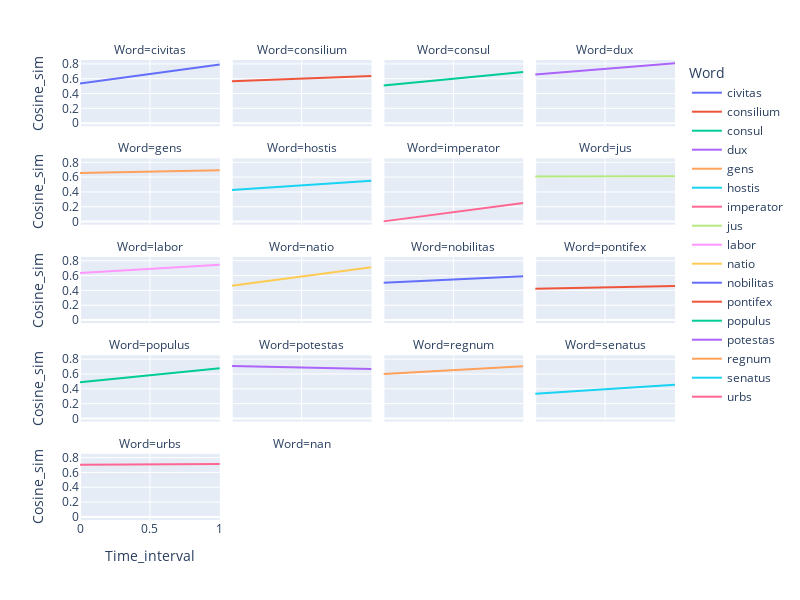

Here is the notebook cell this chart was saved with:
### Code cell
fig = px.line(time_series_df1_socpol_sel.sort_values("Word"), x='Time_interval', y='Cosine_sim', color = "Word",
              facet_col="Word", facet_col_wrap=4
             )
fig.update_layout(height=600, width=800)
fig.show()

### Figure 1 — Plotly figure (JSON) as saved in the notebook; plotly's stock layout.template omitted (floating-point values rounded to 4 significant figures)
{"data": [{"hovertemplate": "Word=civitas<br>Time_interval=%{x}<br>Cosine_sim=%{y}<extra></extra>", "legendgroup": "civitas", "line": {"color": "#636efa", "dash": "solid"}, "marker": {"symbol": "circle"}, "mode": "lines", "name": "civitas", "orientation": "v", "showlegend": true, "type": "scatter", "x": [1, 0], "xaxis": "x17", "y": [0.7914, 0.5349], "yaxis": "y17"}, {"hovertemplate": "Word=consilium<br>Time_interval=%{x}<br>Cosine_sim=%{y}<extra></extra>", "legendgroup": "consilium", "line": {"color": "#EF553B", "dash": "solid"}, "marker": {"symbol": "circle"}, "mode": "lines", "name": "consilium", "orientation": "v", "showlegend": true, "type": "scatter", "x": [0, 1], "xaxis": "x18", "y": [0.5671, 0.6361], "yaxis": "y18"}, {"hovertemplate": "Word=consul<br>Time_interval=%{x}<br>Cosine_sim=%{y}<extra></extra>", "legendgroup": "consul", "line": {"color": "#00cc96", "dash": "solid"}, "marker": {"symbol": "circle"}, "mode": "lines", "name": "consul", "orientation": "v", "showlegend": true, "type": "scatter", "x": [1, 0], "xaxis": "x19", "y": [0.6909, 0.5066], "yaxis": "y19"}, {"hovertemplate": "Word=dux<br>Time_interval=%{x}<br>Cosine_sim=%{y}<extra></extra>", "legendgroup": "dux", "line": {"color": "#ab63fa", "dash": "solid"}, "marker": {"symbol": "circle"}, "mode": "lines", "name": "dux", "orientation": "v", "showlegend": true, "type": "scatter", "x": [0, 1], "xaxis": "x20", "y": [0.6555, 0.8076], "yaxis": "y20"}, {"hovertemplate": "Word=gens<br>Time_interval=%{x}<br>Cosine_sim=%{y}<extra></extra>", "legendgroup": "gens", "line": {"color": "#FFA15A", "dash": "solid"}, "marker": {"symbol": "circle"}, "mode": "lines", "name": "gens", "orientation": "v", "showlegend": true, "type": "scatter", "x": [1, 0], "xaxis": "x13", "y": [0.6923, 0.6549], "yaxis": "y13"}, {"hovertemplate": "Word=hostis<br>Time_interval=%{x}<br>Cosine_sim=%{y}<extra></extra>", "legendgroup": "hostis", "line": {"color": "#19d3f3", "dash": "solid"}, "marker": {"symbol": "circle"}, "mode": "lines", "name": "hostis", "orientation": "v", "showlegend": true, "type": "scatter", "x": [0, 1], "xaxis": "x14", "y": [0.425, 0.5499], "yaxis": "y14"}, {"hovertemplate": "Word=imperator<br>Time_interval=%{x}<br>Cosine_sim=%{y}<extra></extra>", "legendgroup": "imperator", "line": {"color": "#FF6692", "dash": "solid"}, "marker": {"symbol": "circle"}, "mode": "lines", "name": "imperator", "orientation": "v", "showlegend": true, "type": "scatter", "x": [0, 1], "xaxis": "x15", "y": [0.003009, 0.2523], "yaxis": "y15"}, {"hovertemplate": "Word=jus<br>Time_interval=%{x}<br>Cosine_sim=%{y}<extra></extra>", "legendgroup": "jus", "line": {"color": "#B6E880", "dash": "solid"}, "marker": {"symbol": "circle"}, "mode": "lines", "name": "jus", "orientation": "v", "showlegend": true, "type": "scatter", "x": [1, 0], "xaxis": "x16", "y": [0.6108, 0.6096], "yaxis": "y16"}, {"hovertemplate": "Word=labor<br>Time_interval=%{x}<br>Cosine_sim=%{y}<extra></extra>", "legendgroup": "labor", "line": {"color": "#FF97FF", "dash": "solid"}, "marker": {"symbol": "circle"}, "mode": "lines", "name": "labor", "orientation": "v", "showlegend": true, "type": "scatter", "x": [0, 1], "xaxis": "x9", "y": [0.6345, 0.7454], "yaxis": "y9"}, {"hovertemplate": "Word=natio<br>Time_interval=%{x}<br>Cosine_sim=%{y}<extra></extra>", "legendgroup": "natio", "line": {"color": "#FECB52", "dash": "solid"}, "marker": {"symbol": "circle"}, "mode": "lines", "name": "natio", "orientation": "v", "showlegend": true, "type": "scatter", "x": [1, 0], "xaxis": "x10", "y": [0.7115, 0.4641], "yaxis": "y10"}, {"hovertemplate": "Word=nobilitas<br>Time_interval=%{x}<br>Cosine_sim=%{y}<extra></extra>", "legendgroup": "nobilitas", "line": {"color": "#636efa", "dash": "solid"}, "marker": {"symbol": "circle"}, "mode": "lines", "name": "nobilitas", "orientation": "v", "showlegend": true, "type": "scatter", "x": [1, 0], "xaxis": "x11", "y": [0.59, 0.5034], "yaxis": "y11"}, {"hovertemplate": "Word=pontifex<br>Time_interval=%{x}<br>Cosine_sim=%{y}<extra></extra>", "legendgroup": "pontifex", "line": {"color": "#EF553B", "dash": "solid"}, "marker": {"symbol": "circle"}, "mode": "lines", "name": "pontifex", "orientation": "v", "showlegend": true, "type": "scatter", "x": [0, 1], "xaxis": "x12", "y": [0.4221, 0.4599], "yaxis": "y12"}, {"hovertemplate": "Word=populus<br>Time_interval=%{x}<br>Cosine_sim=%{y}<extra></extra>", "legendgroup": "populus", "line": {"color": "#00cc96", "dash": "solid"}, "marker": {"symbol": "circle"}, "mode": "lines", "name": "populus", "orientation": "v", "showlegend": true, "type": "scatter", "x": [1, 0], "xaxis": "x5", "y": [0.6762, 0.4876], "yaxis": "y5"}, {"hovertemplate": "Word=potestas<br>Time_interval=%{x}<br>Cosine_sim=%{y}<extra></extra>", "legendgroup": "potestas", "line": {"color": "#ab63fa", "dash": "solid"}, "marker": {"symbol": "circle"}, "mode": "lines", "name": "potestas", "orientation": "v", "showlegend": true, "type": "scatter", "x": [0, 1], "xaxis": "x6", "y": [0.707, 0.6686], "yaxis": "y6"}, {"hovertemplate": "Word=regnum<br>Time_interval=%{x}<br>Cosine_sim=%{y}<extra></extra>", "legendgroup": "regnum", "line": {"color": "#FFA15A", "dash": "solid"}, "marker": {"symbol": "circle"}, "mode": "lines", "name": "regnum", "orientation": "v", "showlegend": true, "type": "scatter", "x": [1, 0], "xaxis": "x7", "y": [0.7032, 0.6012], "yaxis": "y7"}, {"hovertemplate": "Word=senatus<br>Time_interval=%{x}<br>Cosine_sim=%{y}<extra></extra>", "legendgroup": "senatus", "line": {"color": "#19d3f3", "dash": "solid"}, "marker": {"symbol": "circle"}, "mode": "lines", "name": "senatus", "orientation": "v", "showlegend": true, "type": "scatter", "x": [1, 0], "xaxis": "x8", "y": [0.4561, 0.3327], "yaxis": "y8"}, {"hovertemplate": "Word=urbs<br>Time_interval=%{x}<br>Cosine_sim=%{y}<extra></extra>", "legendgroup": "urbs", "line": {"color": "#FF6692", "dash": "solid"}, "marker": {"symbol": "circle"}, "mode": "lines", "name": "urbs", "orientation": "v", "showlegend": true, "type": "scatter", "x": [0, 1], "xaxis": "x", "y": [0.7037, 0.7133], "yaxis": "y"}], "layout": {"annotations": [{"font": {}, "showarrow": false, "text": "Word=urbs", "x": 0.1175, "xanchor": "center", "xref": "paper", "y": 0.144, "yanchor": "bottom", "yref": "paper"}, {"font": {}, "showarrow": false, "text": "Word=nan", "x": 0.3725, "xanchor": "center", "xref": "paper", "y": 0.144, "yanchor": "bottom", "yref": "paper"}, {"font": {}, "showarrow": false, "text": "Word=populus", "x": 0.1175, "xanchor": "center", "xref": "paper", "y": 0.358, "yanchor": "bottom", "yref": "paper"}, {"font": {}, "showarrow": false, "text": "Word=potestas", "x": 0.3725, "xanchor": "center", "xref": "paper", "y": 0.358, "yanchor": "bottom", "yref": "paper"}, {"font": {}, "showarrow": false, "text": "Word=regnum", "x": 0.6275, "xanchor": "center", "xref": "paper", "y": 0.358, "yanchor": "bottom", "yref": "paper"}, {"font": {}, "showarrow": false, "text": "Word=senatus", "x": 0.8825, "xanchor": "center", "xref": "paper", "y": 0.358, "yanchor": "bottom", "yref": "paper"}, {"font": {}, "showarrow": false, "text": "Word=labor", "x": 0.1175, "xanchor": "center", "xref": "paper", "y": 0.572, "yanchor": "bottom", "yref": "paper"}, {"font": {}, "showarrow": false, "text": "Word=natio", "x": 0.3725, "xanchor": "center", "xref": "paper", "y": 0.572, "yanchor": "bottom", "yref": "paper"}, {"font": {}, "showarrow": false, "text": "Word=nobilitas", "x": 0.6275, "xanchor": "center", "xref": "paper", "y": 0.572, "yanchor": "bottom", "yref": "paper"}, {"font": {}, "showarrow": false, "text": "Word=pontifex", "x": 0.8825, "xanchor": "center", "xref": "paper", "y": 0.572, "yanchor": "bottom", "yref": "paper"}, {"font": {}, "showarrow": false, "text": "Word=gens", "x": 0.1175, "xanchor": "center", "xref": "paper", "y": 0.786, "yanchor": "bottom", "yref": "paper"}, {"font": {}, "showarrow": false, "text": "Word=hostis", "x": 0.3725, "xanchor": "center", "xref": "paper", "y": 0.786, "yanchor": "bottom", "yref": "paper"}, {"font": {}, "showarrow": false, "text": "Word=imperator", "x": 0.6275, "xanchor": "center", "xref": "paper", "y": 0.786, "yanchor": "bottom", "yref": "paper"}, {"font": {}, "showarrow": false, "text": "Word=jus", "x": 0.8825, "xanchor": "center", "xref": "paper", "y": 0.786, "yanchor": "bottom", "yref": "paper"}, {"font": {}, "showarrow": false, "text": "Word=civitas", "x": 0.1175, "xanchor": "center", "xref": "paper", "y": 1, "yanchor": "bottom", "yref": "paper"}, {"font": {}, "showarrow": false, "text": "Word=consilium", "x": 0.3725, "xanchor": "center", "xref": "paper", "y": 1, "yanchor": "bottom", "yref": "paper"}, {"font": {}, "showarrow": false, "text": "Word=consul", "x": 0.6275, "xanchor": "center", "xref": "paper", "y": 1, "yanchor": "bottom", "yref": "paper"}, {"font": {}, "showarrow": false, "text": "Word=dux", "x": 0.8825, "xanchor": "center", "xref": "paper", "y": 1, "yanchor": "bottom", "yref": "paper"}], "height": 600, "legend": {"title": {"text": "Word"}, "tracegroupgap": 0}, "margin": {"t": 60}, "width": 800, "xaxis": {"anchor": "y", "autorange": true, "domain": [0, 0.235], "range": [0, 1], "title": {"text": "Time_interval"}, "type": "linear"}, "xaxis10": {"anchor": "y10", "autorange": true, "domain": [0.255, 0.49], "matches": "x", "range": [0, 1], "showticklabels": false, "type": "linear"}, "xaxis11": {"anchor": "y11", "autorange": true, "domain": [0.51, 0.745], "matches": "x", "range": [0, 1], "showticklabels": false, "type": "linear"}, "xaxis12": {"anchor": "y12", "autorange": true, "domain": [0.765, 1.0], "matches": "x", "range": [0, 1], "showticklabels": false, "type": "linear"}, "xaxis13": {"anchor": "y13", "autorange": true, "domain": [0, 0.235], "matches": "x", "range": [0, 1], "showticklabels": false, "type": "linear"}, "xaxis14": {"anchor": "y14", "autorange": true, "domain": [0.255, 0.49], "matches": "x", "range": [0, 1], "showticklabels": false, "type": "linear"}, "xaxis15": {"anchor": "y15", "autorange": true, "domain": [0.51, 0.745], "matches": "x", "range": [0, 1], "showticklabels": false, "type": "linear"}, "xaxis16": {"anchor": "y16", "autorange": true, "domain": [0.765, 1.0], "matches": "x", "range": [0, 1], "showticklabels": false, "type": "linear"}, "xaxis17": {"anchor": "y17", "autorange": true, "domain": [0, 0.235], "matches": "x", "range": [0, 1], "showticklabels": false, "type": "linear"}, "xaxis18": {"anchor": "y18", "autorange": true, "domain": [0.255, 0.49], "matches": "x", "range": [0, 1], "showticklabels": false, "type": "linear"}, "xaxis19": {"anchor": "y19", "autorange": true, "domain": [0.51, 0.745], "matches": "x", "range": [0, 1], "showticklabels": false, "type": "linear"}, "xaxis2": {"anchor": "y2", "domain": [0.255, 0.49], "matches": "x", "title": {"text": "Time_interval"}}, "xaxis20": {"anchor": "y20", "autorange": true, "domain": [0.765, 1.0], "matches": "x", "range": [0, 1], "showticklabels": false, "type": "linear"}, "xaxis3": {"anchor": "y3", "domain": [0.51, 0.745], "matches": "x", "title": {"text": "Time_interval"}}, "xaxis4": {"anchor": "y4", "domain": [0.765, 1.0], "matches": "x", "title": {"text": "Time_interval"}}, "xaxis5": {"anchor": "y5", "autorange": true, "domain": [0, 0.235], "matches": "x", "range": [0, 1], "showticklabels": false, "type": "linear"}, "xaxis6": {"anchor": "y6", "autorange": true, "domain": [0.255, 0.49], "matches": "x", "range": [0, 1], "showticklabels": false, "type": "linear"}, "xaxis7": {"anchor": "y7", "autorange": true, "domain": [0.51, 0.745], "matches": "x", "range": [0, 1], "showticklabels": false, "type": "linear"}, "xaxis8": {"anchor": "y8", "autorange": true, "domain": [0.765, 1.0], "matches": "x", "range": [0, 1], "showticklabels": false, "type": "linear"}, "xaxis9": {"anchor": "y9", "autorange": true, "domain": [0, 0.235], "matches": "x", "range": [0, 1], "showticklabels": false, "type": "linear"}, "yaxis": {"anchor": "x", "autorange": true, "domain": [0, 0.144], "range": [-0.04169, 0.8523], "title": {"text": "Cosine_sim"}, "type": "linear"}, "yaxis10": {"anchor": "x10", "autorange": true, "domain": [0.428, 0.572], "matches": "y", "range": [-0.04169, 0.8523], "showticklabels": false, "type": "linear"}, "yaxis11": {"anchor": "x11", "autorange": true, "domain": [0.428, 0.572], "matches": "y", "range": [-0.04169, 0.8523], "showticklabels": false, "type": "linear"}, "yaxis12": {"anchor": "x12", "autorange": true, "domain": [0.428, 0.572], "matches": "y", "range": [-0.04169, 0.8523], "showticklabels": false, "type": "linear"}, "yaxis13": {"anchor": "x13", "autorange": true, "domain": [0.642, 0.786], "matches": "y", "range": [-0.04169, 0.8523], "title": {"text": "Cosine_sim"}, "type": "linear"}, "yaxis14": {"anchor": "x14", "autorange": true, "domain": [0.642, 0.786], "matches": "y", "range": [-0.04169, 0.8523], "showticklabels": false, "type": "linear"}, "yaxis15": {"anchor": "x15", "autorange": true, "domain": [0.642, 0.786], "matches": "y", "range": [-0.04169, 0.8523], "showticklabels": false, "type": "linear"}, "yaxis16": {"anchor": "x16", "autorange": true, "domain": [0.642, 0.786], "matches": "y", "range": [-0.04169, 0.8523], "showticklabels": false, "type": "linear"}, "yaxis17": {"anchor": "x17", "autorange": true, "domain": [0.856, 1], "matches": "y", "range": [-0.04169, 0.8523], "title": {"text": "Cosine_sim"}, "type": "linear"}, "yaxis18": {"anchor": "x18", "autorange": true, "domain": [0.856, 1], "matches": "y", "range": [-0.04169, 0.8523], "showticklabels": false, "type": "linear"}, "yaxis19": {"anchor": "x19", "autorange": true, "domain": [0.856, 1], "matches": "y", "range": [-0.04169, 0.8523], "showticklabels": false, "type": "linear"}, "yaxis2": {"anchor": "x2", "domain": [0, 0.144], "matches": "y", "showticklabels": false}, "yaxis20": {"anchor": "x20", "autorange": true, "domain": [0.856, 1], "matches": "y", "range": [-0.04169, 0.8523], "showticklabels": false, "type": "linear"}, "yaxis3": {"anchor": "x3", "domain": [0, 0.144], "matches": "y", "showticklabels": false}, "yaxis4": {"anchor": "x4", "domain": [0, 0.144], "matches": "y", "showticklabels": false}, "yaxis5": {"anchor": "x5", "autorange": true, "domain": [0.214, 0.358], "matches": "y", "range": [-0.04169, 0.8523], "title": {"text": "Cosine_sim"}, "type": "linear"}, "yaxis6": {"anchor": "x6", "autorange": true, "domain": [0.214, 0.358], "matches": "y", "range": [-0.04169, 0.8523], "showticklabels": false, "type": "linear"}, "yaxis7": {"anchor": "x7", "autorange": true, "domain": [0.214, 0.358], "matches": "y", "range": [-0.04169, 0.8523], "showticklabels": false, "type": "linear"}, "yaxis8": {"anchor": "x8", "autorange": true, "domain": [0.214, 0.358], "matches": "y", "range": [-0.04169, 0.8523], "showticklabels": false, "type": "linear"}, "yaxis9": {"anchor": "x9", "autorange": true, "domain": [0.428, 0.572], "matches": "y", "range": [-0.04169, 0.8523], "title": {"text": "Cosine_sim"}, "type": "linear"}}}
